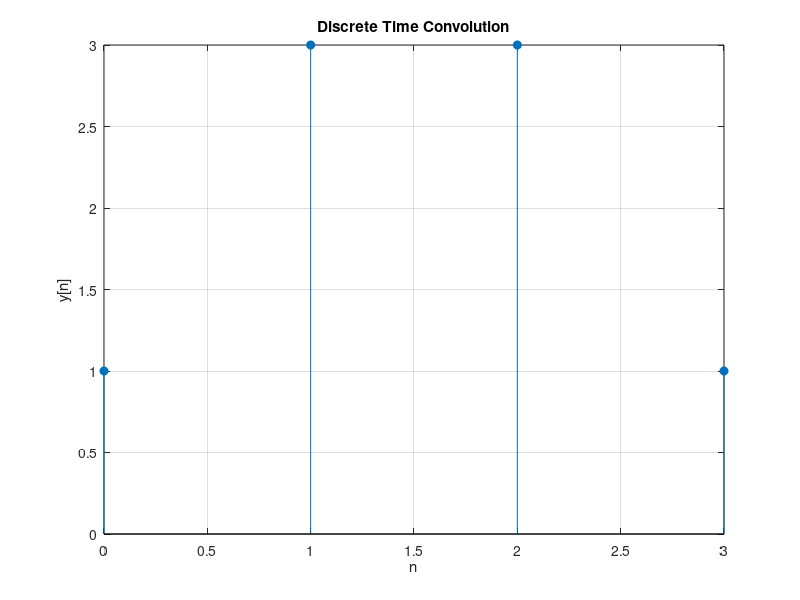

Write the MATLAB code that produced this figure.
clc;
clear;
close all;

x = [1 2 1];
h = [1 1];

y = conv(x, h);

n = 0:length(y)-1;

stem(n, y, 'filled');
grid on;
xlabel('n');
ylabel('y[n]');
title('Discrete Time Convolution');

disp('Convolution result:');
disp(y);%it will display 4 numbers
